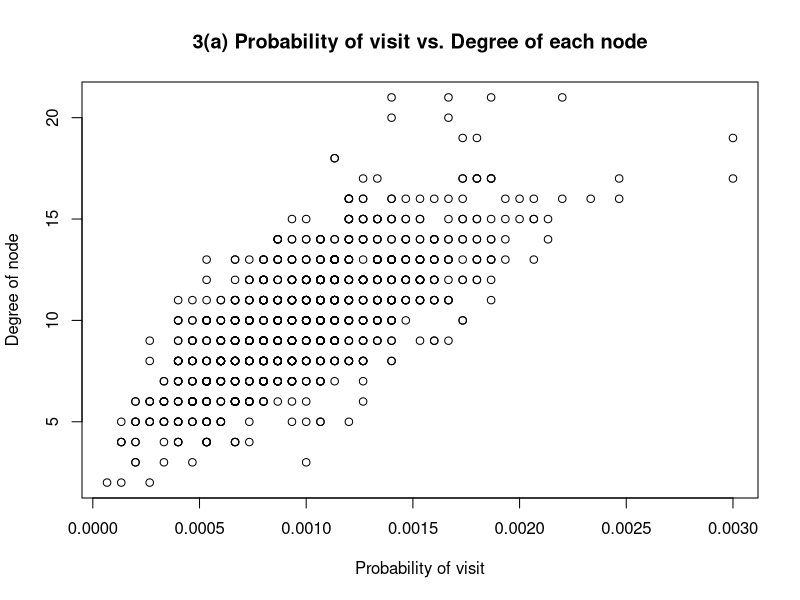
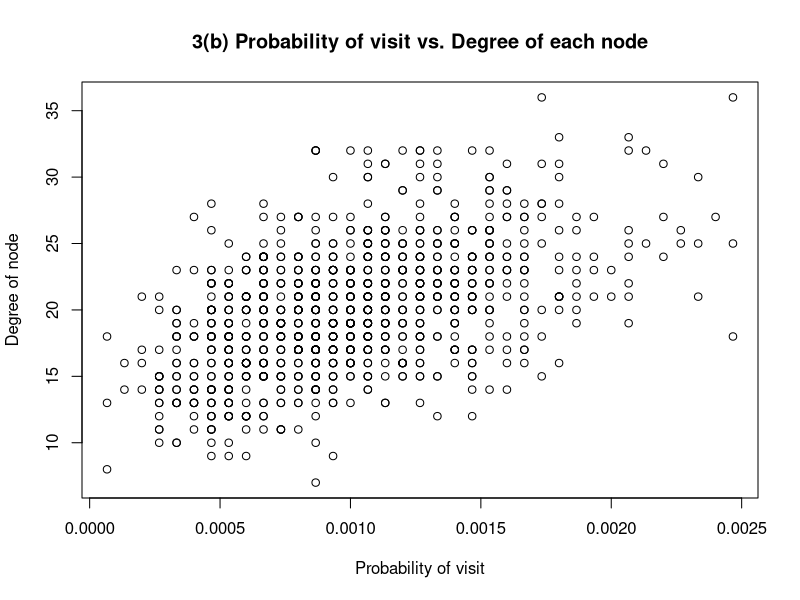

Write the R code that produced these figures, in order. (Note: this script raises an error after producing the figures.)
library(matrixStats)
library(igraph)

#problem 3 (a)
p = 0.01
numNodes = 1000

g_3a <- sample_gnp(numNodes, p)
while (!is.connected(g_3a))
{
  g_3a <- sample_gnp(numNodes, p)
  print("Not Connected, Regenerating")
}

# set parameters
minSteps = 0
maxSteps = 15#numNodes/10
stepInt = 1 #numNodes/100
numIter = numNodes

walkerVisit <- c(1:numNodes)*0

for (j in 1:numIter) {
  
  startNode <- sample(1:numNodes, 1)
  # iterate through different numbers of steps between set values with interval stepInt
  rw <- random_walk(g_3a, startNode, maxSteps, mode = "out")
  # perform random walk and store vertices in rw
  
  for (t in 1:maxSteps) {
    #get number the walker visits each node
    walkerVisit[rw[t]] <- walkerVisit[rw[t]]+1
  }
  print(j)
}

totalVisit <- sum(walkerVisit)  #Calculate total number of visits of the walker
walkerVisitProb <- walkerVisit/totalVisit   #Calculate the probability that the walker visits each node
nodesDegree <- degree(g_3a)    #Calculate degree of each node

cor(walkerVisitProb, nodesDegree)
plot(walkerVisitProb, nodesDegree, main="3(a) Probability of visit vs. Degree of each node", xlab="Probability of visit", ylab="Degree of node")


#Problem 3 (b)
g_3b <- sample_gnp(numNodes, p, directed = TRUE)
while (!is.connected(g_3b))
{
  g_3b <- sample_gnp(numNodes, p, directed = TRUE)
  print("Not Connected, Regenerating")
}


walkerVisit_3b <- c(1:numNodes)*0

for (j in 1:numIter) {
  
  startNode <- sample(1:numNodes, 1)
  # iterate through different numbers of steps between set values with interval stepInt
  rw_3b <- random_walk(g_3b, startNode, maxSteps, mode = "out")
  # perform random walk and store vertices in rw
  
  for (t in 1:maxSteps) {
    #get number the walker visits each node
    walkerVisit_3b[rw_3b[t]] <- walkerVisit_3b[rw_3b[t]]+1
  }
  print(j)
}

totalVisit_3b <- sum(walkerVisit_3b)  #Calculate total number of visits of the walker
walkerVisitProb_3b <- walkerVisit_3b/totalVisit_3b   #Calculate the probability that the walker visits each node
nodesDegree_3b <- degree(g_3b)    #Calculate degree of each node

cor(walkerVisitProb_3b, nodesDegree_3b)
plot(walkerVisitProb_3b, nodesDegree_3b, main="3(b) Probability of visit vs. Degree of each node", xlab="Probability of visit", ylab="Degree of node")


#problem 3 (c)

g_3c <- sample_gnp(numNodes, p)
while (!is.connected(g_3c))
{
  g_3c <- sample_gnp(numNodes, p)
  print("Not Connected, Regenerating")
}
#plot(g_3c)

walkerVisit <- c(1:numNodes)*0
startNode <- sample(1:numNodes,1)

for (j in 1:numIter){
  rw <- c()
  continue = TRUE
  for (t in 1:maxSteps){
    if(continue == TRUE){
      rw[t]<-startNode
      walkerVisit[rw[t]] <- walkerVisit[rw[t]]+1
      #walkerVisit[startNode] <- walkerVisit[startNode]+1
      neighborNodes <- neighbors(g_3c,startNode)
      if(length(neighborNodes)==2){
        nextNode <- neighborNodes[1]
      }else {
        nextNode <- sample(neighborNodes,1)
        while(nextNode == prevNode){
          nextNode <- sample(neighborNodes,1)
        }
      }
      
      prevNode <- startNode
      startNode <- nextNode
      smp <- sample(1:100,1)
      if(smp>85){
        continue = FALSE; 
      }
    }
  }
  print(j)
}

totalVisit <- sum(walkerVisit)  #Calculate total number of visits of the walker
walkerVisitProb <- walkerVisit/totalVisit   #Calculate the probability that the walker visits each node
nodesDegree <- degree(g_3c)    #Calculate degree of each node

cor(walkerVisitProb, nodesDegree)
plot(walkerVisitProb, nodesDegree, main="3(c) Probability of visit vs. Degree of each node", xlab="Probability of visit", ylab="Degree of node")


